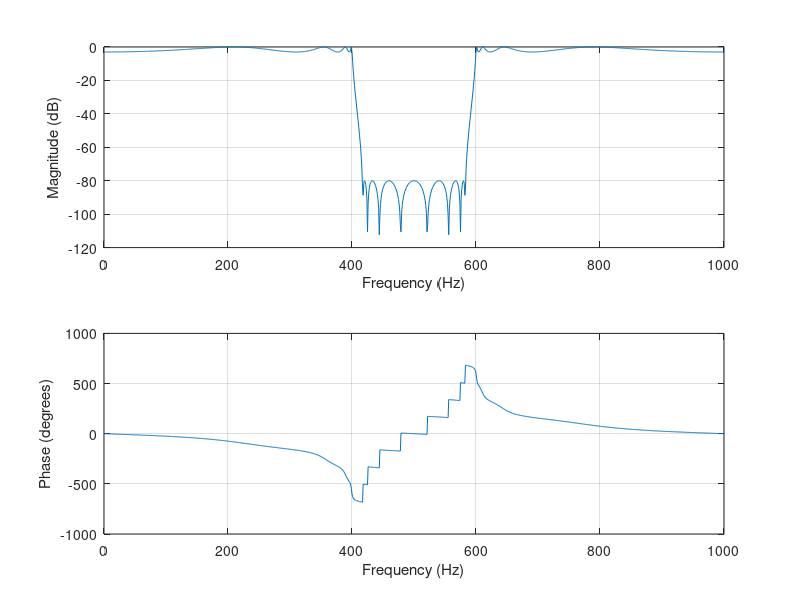
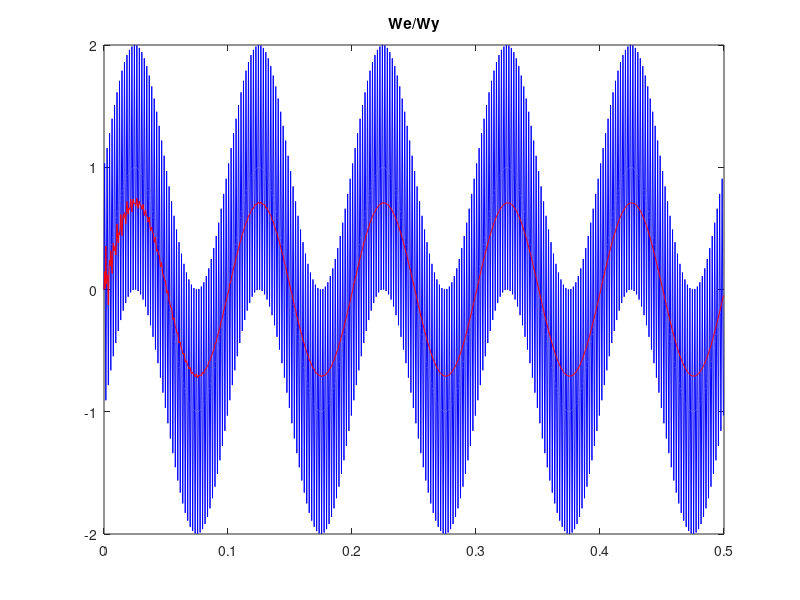

Reproduce these figures in MATLAB, in order.
% cps_08_matlab.m
clear all; close all;
fpr=2000; f1=400; f2=600; N=8; Rp=3; Rs=80;         % 1) wymagania dla filtra  
[b,a] = ellip(N, Rp, Rs, [f1,f2]/(fpr/2), 'stop');  % 2) projekt filtra
Npunkt=1000; freqz(b,a,Npunkt,fpr);                 % 3) sprawdzenie H(f) filtra
Nx=1000; dt=1/fpr; t=dt*(0:Nx-1); fx1=10; fx2=500;  % 4) wymagania dla sygnalu
x = sin(2*pi*fx1*t) + sin(2*pi*fx2*t);              % 5) generacja sygnalu  
y = filter(b,a,x);                                  % 6) filtracja sygnału - dwie sumy
figure; plot(t,x,'b-',t,y,'r-'); title('We/Wy');    % 7) wynik filtracji
